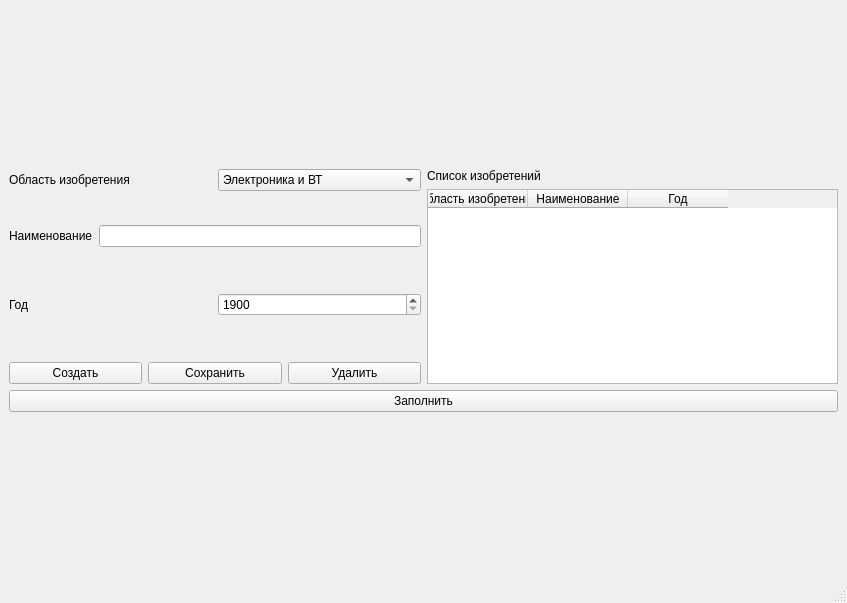
<?xml version="1.0" encoding="UTF-8"?>
<ui version="4.0">
 <class>MainWindow</class>
 <widget class="QMainWindow" name="MainWindow">
  <property name="geometry">
   <rect>
    <x>0</x>
    <y>0</y>
    <width>847</width>
    <height>603</height>
   </rect>
  </property>
  <property name="maximumSize">
   <size>
    <width>1000</width>
    <height>1000</height>
   </size>
  </property>
  <property name="windowTitle">
   <string>Science</string>
  </property>
  <widget class="QWidget" name="centralwidget">
   <layout class="QVBoxLayout" name="verticalLayout_8">
    <item>
     <layout class="QVBoxLayout" name="verticalLayout_7">
      <item>
       <layout class="QVBoxLayout" name="verticalLayout_6">
        <item>
         <spacer name="verticalSpacer_5">
          <property name="orientation">
           <enum>Qt::Vertical</enum>
          </property>
          <property name="sizeHint" stdset="0">
           <size>
            <width>20</width>
            <height>40</height>
           </size>
          </property>
         </spacer>
        </item>
        <item>
         <layout class="QHBoxLayout" name="horizontalLayout_6">
          <item>
           <layout class="QVBoxLayout" name="verticalLayout_5">
            <item>
             <layout class="QVBoxLayout" name="verticalLayout_3">
              <item>
               <layout class="QVBoxLayout" name="verticalLayout_2">
                <item>
                 <layout class="QVBoxLayout" name="verticalLayout">
                  <item>
                   <layout class="QHBoxLayout" name="horizontalLayout">
                    <item>
                     <widget class="QLabel" name="AreaLable">
                      <property name="text">
                       <string>Область изобретения</string>
                      </property>
                     </widget>
                    </item>
                    <item>
                     <widget class="QComboBox" name="AreaBox">
                      <item>
                       <property name="text">
                        <string>Электроника и ВТ</string>
                       </property>
                      </item>
                      <item>
                       <property name="text">
                        <string>Химия</string>
                       </property>
                      </item>
                      <item>
                       <property name="text">
                        <string>Физика</string>
                       </property>
                      </item>
                      <item>
                       <property name="text">
                        <string>Биология</string>
                       </property>
                      </item>
                      <item>
                       <property name="text">
                        <string>Математика</string>
                       </property>
                      </item>
                     </widget>
                    </item>
                   </layout>
                  </item>
                  <item>
                   <spacer name="verticalSpacer">
                    <property name="orientation">
                     <enum>Qt::Vertical</enum>
                    </property>
                    <property name="sizeHint" stdset="0">
                     <size>
                      <width>20</width>
                      <height>28</height>
                     </size>
                    </property>
                   </spacer>
                  </item>
                  <item>
                   <layout class="QHBoxLayout" name="horizontalLayout_2">
                    <item>
                     <widget class="QLabel" name="NameLabel">
                      <property name="text">
                       <string>Наименование</string>
                      </property>
                     </widget>
                    </item>
                    <item>
                     <widget class="QLineEdit" name="NameLine">
                      <property name="maxLength">
                       <number>60</number>
                      </property>
                     </widget>
                    </item>
                   </layout>
                  </item>
                 </layout>
                </item>
                <item>
                 <spacer name="verticalSpacer_2">
                  <property name="orientation">
                   <enum>Qt::Vertical</enum>
                  </property>
                  <property name="sizeHint" stdset="0">
                   <size>
                    <width>20</width>
                    <height>40</height>
                   </size>
                  </property>
                 </spacer>
                </item>
                <item>
                 <layout class="QHBoxLayout" name="horizontalLayout_3">
                  <item>
                   <widget class="QLabel" name="YearLabel">
                    <property name="text">
                     <string>Год</string>
                    </property>
                   </widget>
                  </item>
                  <item>
                   <widget class="QSpinBox" name="YearBox">
                    <property name="minimum">
                     <number>1900</number>
                    </property>
                    <property name="maximum">
                     <number>2021</number>
                    </property>
                   </widget>
                  </item>
                 </layout>
                </item>
               </layout>
              </item>
              <item>
               <spacer name="verticalSpacer_3">
                <property name="orientation">
                 <enum>Qt::Vertical</enum>
                </property>
                <property name="sizeHint" stdset="0">
                 <size>
                  <width>20</width>
                  <height>40</height>
                 </size>
                </property>
               </spacer>
              </item>
              <item>
               <layout class="QHBoxLayout" name="horizontalLayout_4"/>
              </item>
             </layout>
            </item>
            <item>
             <layout class="QHBoxLayout" name="horizontalLayout_5">
              <item>
               <widget class="QPushButton" name="create">
                <property name="text">
                 <string>Создать</string>
                </property>
               </widget>
              </item>
              <item>
               <widget class="QPushButton" name="save">
                <property name="text">
                 <string>Сохранить</string>
                </property>
               </widget>
              </item>
              <item>
               <widget class="QPushButton" name="clear">
                <property name="text">
                 <string>Удалить</string>
                </property>
               </widget>
              </item>
             </layout>
            </item>
           </layout>
          </item>
          <item>
           <layout class="QVBoxLayout" name="verticalLayout_4">
            <item>
             <widget class="QLabel" name="label">
              <property name="text">
               <string>Список изобретений</string>
              </property>
             </widget>
            </item>
            <item>
             <widget class="QTableWidget" name="table">
              <property name="maximumSize">
               <size>
                <width>500</width>
                <height>2000</height>
               </size>
              </property>
              <property name="selectionMode">
               <enum>QAbstractItemView::SingleSelection</enum>
              </property>
              <property name="selectionBehavior">
               <enum>QAbstractItemView::SelectRows</enum>
              </property>
              <property name="cornerButtonEnabled">
               <bool>true</bool>
              </property>
              <property name="rowCount">
               <number>0</number>
              </property>
              <property name="columnCount">
               <number>3</number>
              </property>
              <column>
               <property name="text">
                <string>Область изобретения</string>
               </property>
              </column>
              <column>
               <property name="text">
                <string>Наименование</string>
               </property>
              </column>
              <column>
               <property name="text">
                <string>Год</string>
               </property>
              </column>
             </widget>
            </item>
           </layout>
          </item>
         </layout>
        </item>
        <item>
         <widget class="QPushButton" name="random">
          <property name="text">
           <string>Заполнить</string>
          </property>
         </widget>
        </item>
        <item>
         <spacer name="verticalSpacer_4">
          <property name="orientation">
           <enum>Qt::Vertical</enum>
          </property>
          <property name="sizeHint" stdset="0">
           <size>
            <width>20</width>
            <height>40</height>
           </size>
          </property>
         </spacer>
        </item>
       </layout>
      </item>
     </layout>
    </item>
   </layout>
  </widget>
  <widget class="QMenuBar" name="menubar">
   <property name="geometry">
    <rect>
     <x>0</x>
     <y>0</y>
     <width>847</width>
     <height>20</height>
    </rect>
   </property>
  </widget>
  <widget class="QStatusBar" name="statusbar"/>
 </widget>
 <resources/>
 <connections/>
</ui>
